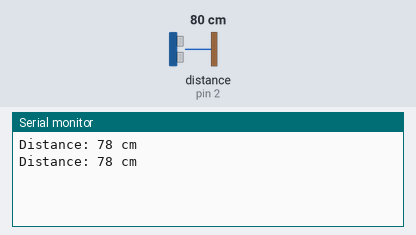
Recording of a sketch running on a simulated Arduino Uno, built with avr-gcc and run on an emulated ATmega328P. Parts: the last lines printed to the serial monitor. Wiring (inferred from the names in the program): ultrasonic range finder: trigger pin 3; echo pin 2. The inputs (shaded band) are chosen by the test bench; at power-on: distance to the obstacle (sensor on pin 2) 80 cm. The echo pulse lasts 58.3 µs per cm.

Above: at 1.8 s.
1.9 s: distance to the obstacle (sensor on pin 2) set to 2 cm
At 2.9 s:
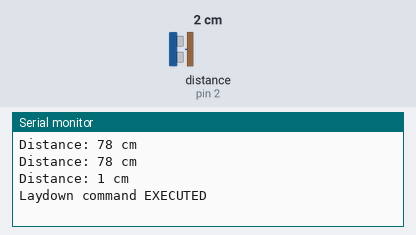
6.0 s: distance to the obstacle (sensor on pin 2) set to 9 cm
At 8.7 s:
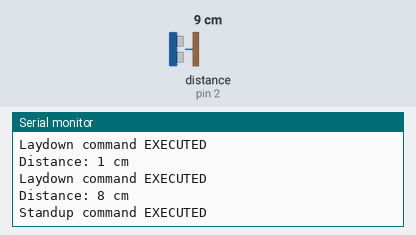
9.5 s: distance to the obstacle (sensor on pin 2) set to 18 cm
At 12.2 s:
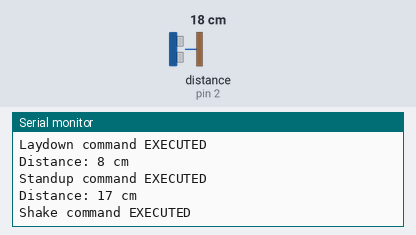
12.5 s: distance to the obstacle (sensor on pin 2) set to 12 cm
At 14.7 s:
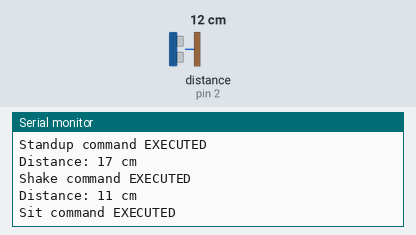
Timing chart, 0 to 16.2 s (numbered marks = the images above; inputs shaded):
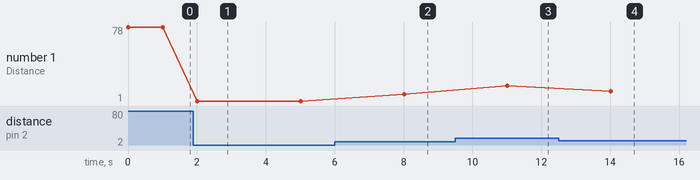

The sketch:

ultrasonic_test.ino
```cpp
// code to test ultrasonic sensor for commanding a robot dog

// ultrasonic sensor pins
const int echo_pin = 2;
const int trig_pin = 3;
int distance_cm;
long duration_us;

// ultrasonic thresholds
const int LAYDOWN_THRES = 5;
const int STANDUP_THRES = 10;
const int SIT_THRES = 15;
const int SHAKE_THRES = 20;
const int DANCE_THRES = 25;


void setup() {
  pinMode(trig_pin, OUTPUT);
  pinMode(echo_pin, INPUT);

  Serial.begin(9600);

}


void loop() {

  // use trigger pin to generate pulse
  digitalWrite(trig_pin, LOW);             // initially setting trig_pin to get a clean HIGH pulse
  delayMicroseconds(5);
  digitalWrite(trig_pin, HIGH);
  delayMicroseconds(10);
  digitalWrite(trig_pin, LOW);

  // measure duration of pulse from echo pin
  duration_us = pulseIn(echo_pin, HIGH);

  // calculate the distance
  distance_cm = 0.017 * duration_us;

  Serial.print("Distance: ");
  Serial.print(distance_cm);
  Serial.println(" cm\n");

  if(distance_cm <= LAYDOWN_THRES) {
    Serial.println("Laydown command EXECUTED");
    delay(2000);
  }

  else if((distance_cm > LAYDOWN_THRES) && (distance_cm <= STANDUP_THRES)) {
    Serial.println("Standup command EXECUTED");
    delay(2000);
  }

  else if((distance_cm > STANDUP_THRES) && (distance_cm <= SIT_THRES)) {
    Serial.println("Sit command EXECUTED");
    delay(2000);
  }

  else if((distance_cm > SIT_THRES) && (distance_cm <= SHAKE_THRES)) {
    Serial.println("Shake command EXECUTED");
    delay(2000);
  }

  else if(distance_cm > SHAKE_THRES && (distance_cm <= DANCE_THRES)) {
    Serial.println("Dance command EXECUTED");
    delay(2000);
  }

  delay(1000);

}
```

Measured:
- after the input at 1.9 s, the serial monitor: prints a new line after 0.11 s (image 1)
- after the input at 6.0 s, the serial monitor: prints a new line after 2.0 s (image 2)
- after the input at 9.5 s, the serial monitor: prints a new line after 1.5 s (image 3)
- after the input at 12.5 s, the serial monitor: prints a new line after 1.5 s (image 4)
- plotted number 1: 78 → 1 after the input at 1.9 s, 1 → 8 after the input at 6.0 s, 8 → 17 after the input at 9.5 s, 17 → 11 after the input at 12.5 s
